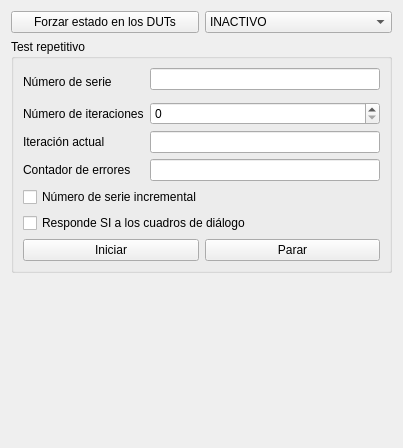
<?xml version="1.0" encoding="UTF-8"?>
<ui version="4.0">
 <class>DebugControlUi</class>
 <widget class="QWidget" name="DebugControlUi">
  <property name="geometry">
   <rect>
    <x>0</x>
    <y>0</y>
    <width>403</width>
    <height>448</height>
   </rect>
  </property>
  <property name="windowTitle">
   <string>Form</string>
  </property>
  <layout class="QGridLayout" name="gridLayout">
   <item row="0" column="0">
    <widget class="QPushButton" name="pushButton">
     <property name="text">
      <string>Forzar estado en los DUTs</string>
     </property>
    </widget>
   </item>
   <item row="0" column="1">
    <widget class="QComboBox" name="comboBox">
     <item>
      <property name="text">
       <string>INACTIVO</string>
      </property>
     </item>
     <item>
      <property name="text">
       <string>ESPERE</string>
      </property>
     </item>
     <item>
      <property name="text">
       <string>LISTO</string>
      </property>
     </item>
     <item>
      <property name="text">
       <string>REPETIDO</string>
      </property>
     </item>
     <item>
      <property name="text">
       <string>SALTA</string>
      </property>
     </item>
     <item>
      <property name="text">
       <string>PASA</string>
      </property>
     </item>
     <item>
      <property name="text">
       <string>NO PASA</string>
      </property>
     </item>
    </widget>
   </item>
   <item row="3" column="0" colspan="2">
    <widget class="QGroupBox" name="groupBox">
     <property name="title">
      <string>Test repetitivo</string>
     </property>
     <layout class="QGridLayout" name="gridLayout_2">
      <item row="7" column="0" colspan="2">
       <layout class="QHBoxLayout" name="horizontalLayout">
        <item>
         <widget class="QPushButton" name="pushButton_Start">
          <property name="text">
           <string>Iniciar</string>
          </property>
         </widget>
        </item>
        <item>
         <widget class="QPushButton" name="pushButton_Stop">
          <property name="text">
           <string>Parar</string>
          </property>
         </widget>
        </item>
       </layout>
      </item>
      <item row="6" column="0" colspan="2">
       <widget class="QCheckBox" name="checkBox_DialogYes">
        <property name="text">
         <string>Responde SI a los cuadros de diálogo</string>
        </property>
       </widget>
      </item>
      <item row="2" column="0">
       <widget class="QLabel" name="label_2">
        <property name="text">
         <string>Número de iteraciones</string>
        </property>
       </widget>
      </item>
      <item row="2" column="1">
       <widget class="QSpinBox" name="spinBox_Iterations">
        <property name="maximum">
         <number>99999</number>
        </property>
       </widget>
      </item>
      <item row="0" column="0" rowspan="2">
       <widget class="QLabel" name="label">
        <property name="text">
         <string>Número de serie</string>
        </property>
       </widget>
      </item>
      <item row="0" column="1">
       <widget class="QLineEdit" name="lineEdit">
        <property name="maxLength">
         <number>11</number>
        </property>
       </widget>
      </item>
      <item row="5" column="0" colspan="2">
       <widget class="QCheckBox" name="checkBox_IncrementalSerial">
        <property name="text">
         <string>Número de serie incremental</string>
        </property>
       </widget>
      </item>
      <item row="3" column="0">
       <widget class="QLabel" name="label_3">
        <property name="text">
         <string>Iteración actual</string>
        </property>
       </widget>
      </item>
      <item row="3" column="1">
       <widget class="QLineEdit" name="lineEdit_currentIteration">
        <property name="readOnly">
         <bool>true</bool>
        </property>
       </widget>
      </item>
      <item row="4" column="0">
       <widget class="QLabel" name="label_4">
        <property name="text">
         <string>Contador de errores</string>
        </property>
       </widget>
      </item>
      <item row="4" column="1">
       <widget class="QLineEdit" name="lineEdit_ErrorsCounter">
        <property name="readOnly">
         <bool>true</bool>
        </property>
       </widget>
      </item>
     </layout>
    </widget>
   </item>
   <item row="4" column="0" colspan="2">
    <spacer name="verticalSpacer">
     <property name="orientation">
      <enum>Qt::Vertical</enum>
     </property>
     <property name="sizeHint" stdset="0">
      <size>
       <width>20</width>
       <height>40</height>
      </size>
     </property>
    </spacer>
   </item>
  </layout>
  <action name="actionStart">
   <property name="text">
    <string>Iniciar</string>
   </property>
  </action>
 </widget>
 <resources/>
 <connections/>
</ui>
